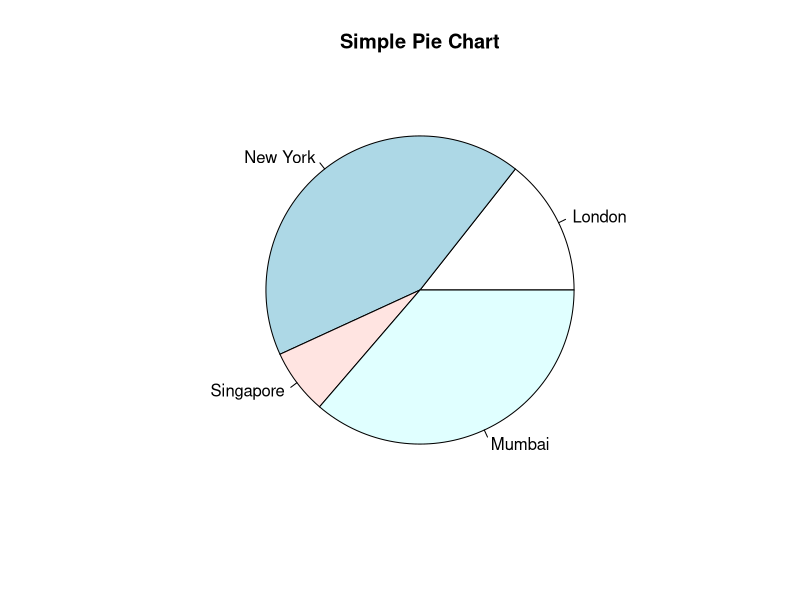
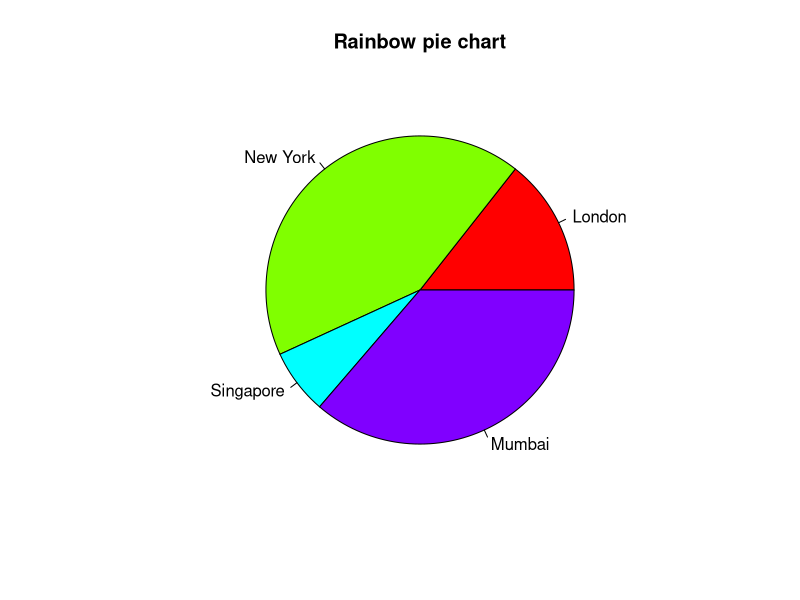
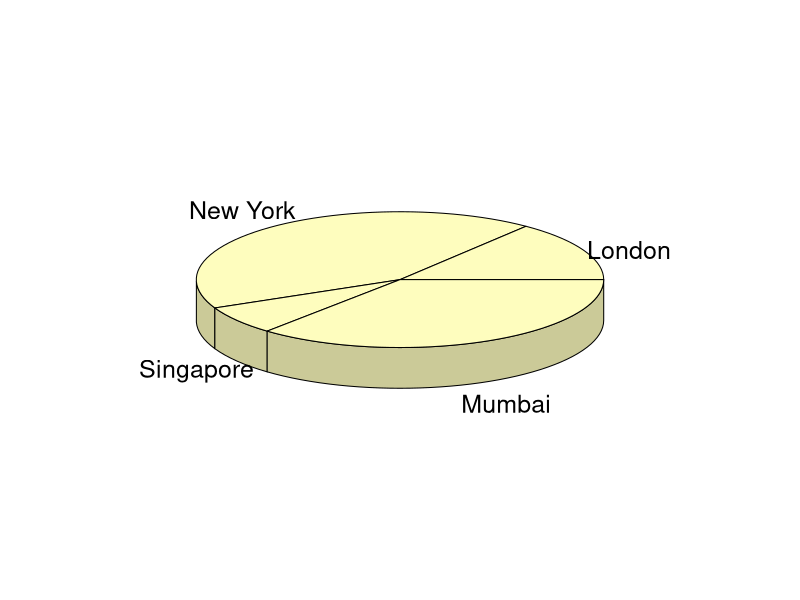

Reproduce these figures in R, in order.
library(plotrix)

x <- c(21, 62, 10, 53)
label <- c("London", "New York", "Singapore", "Mumbai")

pie(x, labels = label, main = "Simple Pie Chart")

pie(x, labels = label, col = rainbow(length(x)), main="Rainbow pie chart")

pie3D(x, 
      labels = label,
      col = hcl.colors(length(data), "Spectral")
      )

